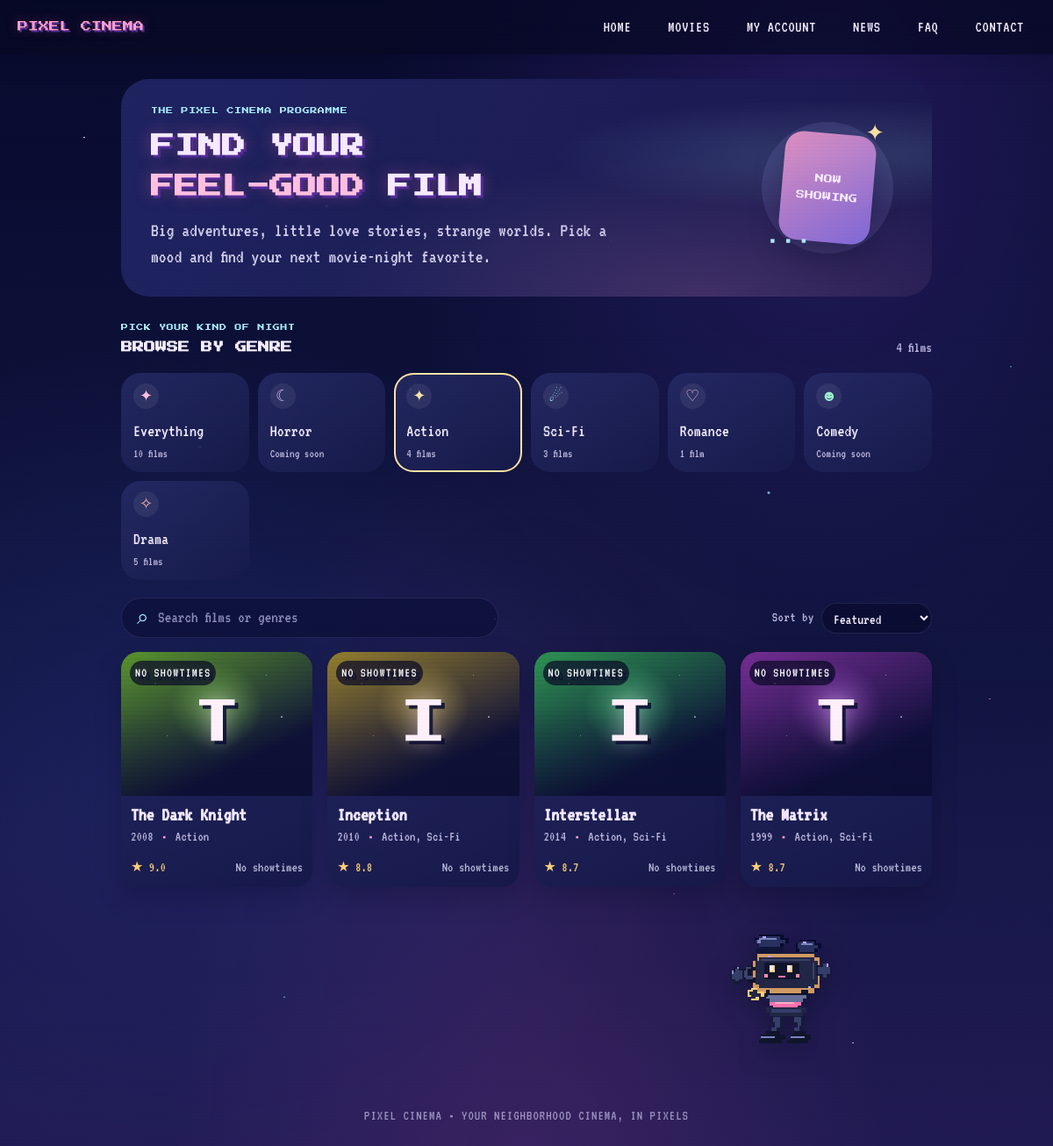
/movies.php?genre=Action, run on the app's committed database.
### tables this page shows
CREATE TABLE `movies` (
   movieID INT not null auto_increment primary key,
   title VARCHAR(255),
   release_date DATE,
   rating DECIMAL(3,1) NULL,
   CONSTRAINT chk_movie_rating CHECK (rating IS NULL OR (rating >= 0 AND rating <= 10))
);

### includes/movie_catalog.php (called while the page is built)
<?php
function movie_catalog_data(PDO $pdo): array
{
    $movies = $pdo->query(
        'SELECT m.movieID, m.title, m.release_date, m.rating,
                GROUP_CONCAT(DISTINCT g.genreName ORDER BY g.genreName SEPARATOR ", ") AS genres,
                (SELECT MIN(s.starts_at) FROM showtimes s WHERE s.movieID = m.movieID AND s.starts_at > NOW()) AS next_show
         FROM movies m
         LEFT JOIN movieGenreRelation r ON r.movieID = m.movieID
         LEFT JOIN genre g ON g.genreID = r.genreID
         GROUP BY m.movieID, m.title, m.release_date, m.rating
         ORDER BY next_show IS NULL, next_show, m.rating DESC, m.title'
    )->fetchAll();
    $genres = $pdo->query(
        "SELECT genreName FROM genre
         ORDER BY CASE genreName
             WHEN 'Horror' THEN 1
             WHEN 'Action' THEN 2
             WHEN 'Sci-Fi' THEN 3
             WHEN 'Romance' THEN 4
             WHEN 'Comedy' THEN 5
             WHEN 'Drama' THEN 6
             ELSE 7
         END, genreName"
    )->fetchAll(PDO::FETCH_COLUMN);
    return [$movies, $genres];
}

### includes/bootstrap.php (called while the page is built, shortened)
<?php
function e(?string $value): string
{
    return htmlspecialchars((string) $value, ENT_QUOTES, 'UTF-8');
}

### includes/movie_card.php (the view, shortened to what this page needs)
<?php
$cardGenres = array_filter(array_map('trim', explode(',', (string) ($m['genres'] ?? ''))));
$cardYear = substr((string) $m['release_date'], 0, 4);
$cardRating = $m['rating'] !== null ? (float) $m['rating'] : 0;
?>
<a class="movie-card" href="movie.php?id=<?= (int) $m['movieID'] ?>"
   data-title="<?= e($m['title']) ?>"
   data-genres="<?= e(implode('|', $cardGenres)) ?>"
   data-year="<?= e($cardYear) ?>"
   data-rating="<?= e((string) $cardRating) ?>"
   data-featured="<?= $m['next_show'] ? '1' : '0' ?>">
    <div class="poster" style="--hue:<?= ((int) $m['movieID'] * 47) % 360 ?>">
        <span class="poster-monogram" aria-hidden="true"><?= e(strtoupper(substr($m['title'], 0, 1))) ?></span>
        <span class="poster-tag"><?= $m['next_show'] ? 'NOW BOOKING' : 'NO SHOWTIMES' ?></span>
    </div>
    <div class="movie-card-info">
        <h3><?= e($m['title']) ?></h3>
        <p class="movie-meta"><?= e($cardYear) ?> <span aria-hidden="true">&bull;</span> <?= e($m['genres'] ?? 'Film') ?></p>
        <div class="movie-card-bottom">
            <span class="movie-rating"><?= $m['rating'] !== null ? '<span aria-hidden="true">★</span> ' . e(number_format($cardRating, 1)) : 'NR' ?></span>
            <span class="showing-status <?= $m['next_show'] ? 'available' : '' ?>">
                <?= $m['next_show'] ? 'Showtimes' : 'No showtimes' ?>
            </span>
        </div>
    </div>
</a>

### movies.php (shortened to what this page needs)
<?php
require_once __DIR__ . '/includes/bootstrap.php';
require_once __DIR__ . '/includes/movie_catalog.php';
[$movies, $genres] = movie_catalog_data($pdo);
$genreCounts = array_fill_keys($genres, 0);
foreach ($movies as $movie) {
    foreach (array_filter(array_map('trim', explode(',', (string) ($movie['genres'] ?? '')))) as $genre) {
        if (array_key_exists($genre, $genreCounts)) {
            $genreCounts[$genre]++;
        }
    }
}
$genreIcons = ['Action' => '✦', 'Sci-Fi' => '☄', 'Horror' => '☾', 'Romance' => '♡', 'Comedy' => '☻', 'Drama' => '✧'];
$selectedGenre = trim((string) ($_GET['genre'] ?? ''));
require __DIR__ . '/includes/header.php';
?>
<header class="movies-hero">
    <div class="movies-hero-copy">
        <p class="eyebrow">THE PIXEL CINEMA PROGRAMME</p>
        <h1>FIND YOUR<br><span>FEEL-GOOD</span> FILM</h1>
        <p>Big adventures, little love stories, strange worlds. Pick a mood and find your next movie-night favorite.</p>
    </div>
    <div class="movies-hero-side" aria-hidden="true">
        <span class="movies-hero-star">✦</span>
        <span class="movies-hero-film">NOW<br>SHOWING</span>
        <span class="movies-hero-dots">•••</span>
    </div>
</header>
<section class="movie-browser" aria-labelledby="browse-title">
    <div class="browse-heading">
        <div>
            <p class="eyebrow">PICK YOUR KIND OF NIGHT</p>
            <h2 id="browse-title">BROWSE BY GENRE</h2>
        </div>
        <p class="browse-count" data-result-count aria-live="polite"><?= count($movies) ?> films</p>
    </div>
    <div class="genre-tiles" id="genre-tiles" role="group" aria-label="Filter by genre" data-genre-list>
        <button class="genre-tile <?= $selectedGenre === '' ? 'is-active' : '' ?>" type="button" data-genre="all" aria-pressed="<?= $selectedGenre === '' ? 'true' : 'false' ?>">
            <span class="genre-tile-icon" aria-hidden="true">✦</span>
            <span class="genre-tile-name">Everything</span>
            <span class="genre-tile-count"><?= count($movies) ?> films</span>
        </button>
        <?php foreach ($genres as $genre): ?>
        <button class="genre-tile <?= $selectedGenre === $genre ? 'is-active' : '' ?>" type="button" data-genre="<?= e($genre) ?>" aria-pressed="<?= $selectedGenre === $genre ? 'true' : 'false' ?>">
            <span class="genre-tile-icon" aria-hidden="true"><?= $genreIcons[$genre] ?? '✦' ?></span>
            <span class="genre-tile-name"><?= e($genre) ?></span>
            <span class="genre-tile-count"><?= $genreCounts[$genre] ? $genreCounts[$genre] . ($genreCounts[$genre] === 1 ? ' film' : ' films') : 'Coming soon' ?></span>
        </button>
        <?php endforeach; ?>
    </div>
    <div class="catalog-controls">
        <label class="movie-search">
            <span aria-hidden="true">⌕</span>
            <input type="search" data-movie-search placeholder="Search films or genres" autocomplete="off">
        </label>
        <label class="movie-sort">
            <span>Sort by</span>
            <select data-movie-sort aria-label="Sort films">
                <option value="recommended">Featured</option>
            </select>
        </label>
    </div>
    <?php if ($movies): ?>
    <div class="movie-grid" data-movie-grid>
        <?php foreach ($movies as $m): ?>
            <?php require __DIR__ . '/includes/movie_card.php'; ?>
        <?php endforeach; ?>
    </div>
    <?php else: ?>
    <p class="empty-results">There are no films in the programme yet.</p>
    <?php endif; ?>
</section>
<?php require __DIR__ . '/includes/footer.php'; ?>

### data on the page
movies: title "T", title "The Dark Knight", release_date "2008", genres "Action", rating "9.0"
movies: title "I", title "Inception", release_date "2010", genres "Action, Sci-Fi", rating "8.8"
movies: title "I", title "Interstellar", release_date "2014", genres "Action, Sci-Fi", rating "8.7"
movies: title "T", title "The Matrix", release_date "1999", genres "Action, Sci-Fi", rating "8.7"

### other printed values
count($movies) "10"
$genreIcons[$genre] "☾"
$genre "Horror"
$genreIcons[$genre] "✦"
$genre "Action"
$genreCounts[$genre] "4"
$genreIcons[$genre] "☄"
$genre "Sci-Fi"
$genreCounts[$genre] "3"
$genreIcons[$genre] "♡"
$genre "Romance"
$genreCounts[$genre] "1"
$genreIcons[$genre] "☻"
$genre "Comedy"
$genreIcons[$genre] "✧"
